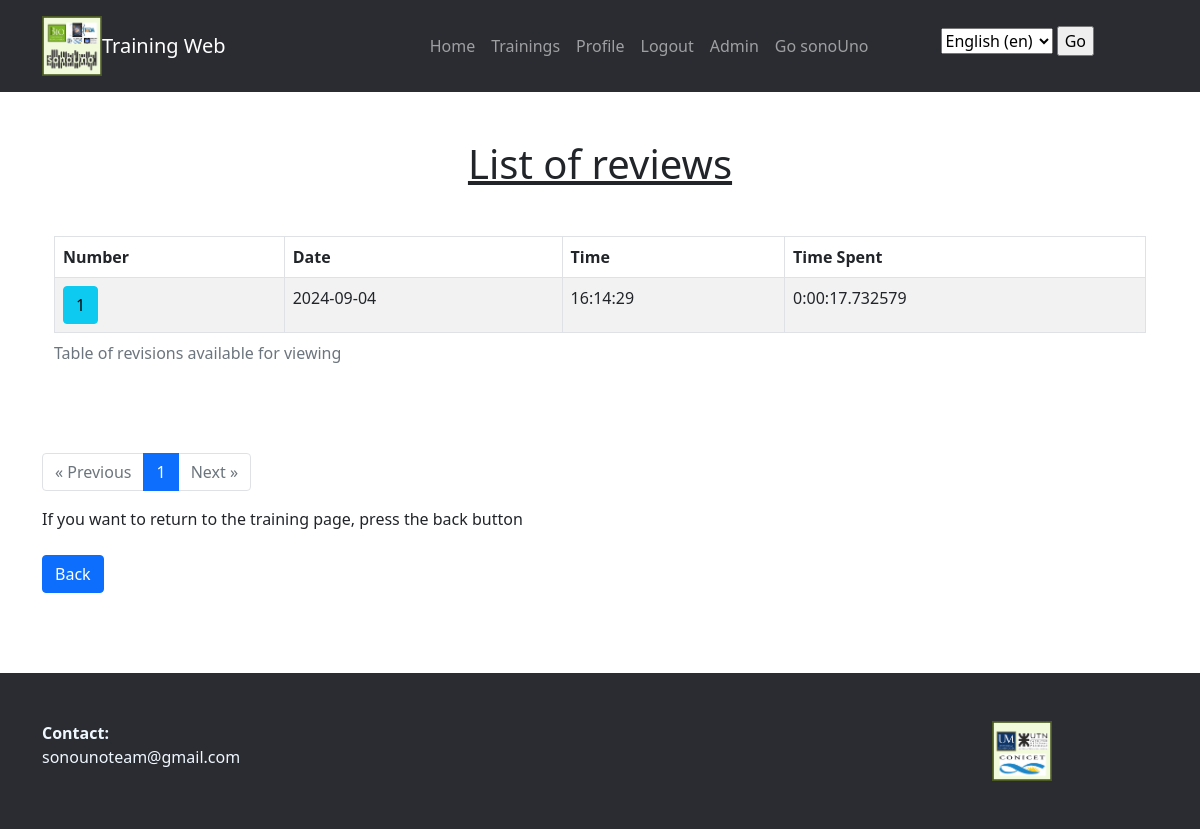
Page /en/trainingApp/reviewList/4/ (signed in) on the committed database.
### trainingApp/models.py (models this page shows, shortened)
class TraineeTraining(models.Model):
    training = models.ForeignKey(Training, on_delete=models.CASCADE)
    trainee = models.ForeignKey(Trainee, on_delete=models.CASCADE)
    pub_date = models.DateTimeField("upload date")
    state = models.CharField(max_length=100,default="in_progress")
    time_spent = models.DurationField(null=True, blank=True)

### trainingApp/views.py (the view)
# urls.py: path('reviewList/<int:training_id>/', login_required(views.ReviewListTT.as_view()), name="review_list_tt"),
class ReviewListTT(ListView):
    model = TraineeTraining
    template_name = "trainingApp/review_list_tt.html"
    context_object_name = "trainee_training_list"
    paginate_by = 10  # Especifica la cantidad de objetos por página
    def get_queryset(self):
        training_id = self.kwargs['training_id']
        queryset = TraineeTraining.objects.filter(
            training_id=training_id,
            trainee_id=self.request.user.trainee.id,
            state = "Completed"
        )
        for i, trainee_training in enumerate(queryset, start=1):
            trainee_training.item_number = i
        queryset = sorted(queryset, key=attrgetter('item_number'), reverse=True)
        return queryset
    def get_context_data(self, **kwargs):
        context = super().get_context_data(**kwargs)
        return context

### trainingApp/templates/trainingApp/review_list_tt.html (shortened to what this page needs)
{% extends "base.html" %}
{% load i18n %}
{% block content %}
{% load tz %}
<!-- SQLite almacena las fechas y horas en formato UTC, pero no almacena la información de la zona horaria.
    Django asume que las fechas y horas almacenadas en la base de datos son UTC y las convierte automáticamente a la zona horaria configurada en settings.py
    la biblioteca de zona horaria con {% load tz %} se usa al principio de la plantilla para poder utilizar el filtro timezone. -->
<main class="mt-5">
    <h1>{% trans 'List of reviews' %}</h1>
    <div class="container">
        {% if trainee_training_list %}
            <table class="table table-striped table-bordered">
                <thead>
                    <tr>
                        <th>{% trans 'Number' %}</th>
                        <th>{% trans 'Date' %}</th>
                        <th>{% trans 'Time' %}</th>
                        <th>{% trans 'Time Spent' %}</th>
                    </tr>
                </thead>
                <tbody>
                    {% for trainee_training in trainee_training_list %}
                        <tr>
                            <td>
                                <a href="{% url 'trainingApp:review_block' trainee_training.id %}" class="btn btn-info"> {{ trainee_training.item_number }}</a>
                            </td>
                            <td>{{ trainee_training.pub_date|timezone:"America/Buenos_Aires"|date:"Y-m-d" }}</td>
                            <td>{{ trainee_training.pub_date|timezone:"America/Buenos_Aires"|time:"H:i:s" }}</td>
                            <td>{{ trainee_training.time_spent }}</td>
                        </tr>
                    {% endfor %}
                </tbody>
            </table>
        {% else %}
            {% blocktrans %}
            <p class="lead">
                Sorry, no reviews available.
            </p>
            {% endblocktrans %}
        {% endif %}
    </div>
</main>
<div class="mt-4">
    <nav aria-label="Page navigation">
        <ul class="pagination">
            {% if page_obj.has_previous %}
                <li class="page-item">
                    <a href="?page={{ page_obj.previous_page_number }}" class="page-link" aria-label="Previous">
                        <span aria-hidden="true">&laquo; {% trans 'Previous' %}</span>
                    </a>
                </li>
            {% else %}
                <li class="page-item disabled">
                    <span class="page-link" aria-hidden="true">&laquo; {% trans 'Previous' %}</span>
                </li>
            {% endif %}
            {% for i in paginator.page_range %}
                <li class="page-item {% if i == page_obj.number %} active {% endif %}">
                    <a href="?page={{ i }}" class="page-link">{{ i }}</a>
                </li>
            {% endfor %}
            {% if page_obj.has_next %}
                <li class="page-item">
                    <a href="?page={{ page_obj.next_page_number }}" class="page-link" aria-label="Next">
                        <span aria-hidden="true">{% trans 'Next' %} &raquo;</span>
                    </a>
                </li>
            {% else %}
                <li class="page-item disabled">
                    <span class="page-link" aria-hidden="true">{% trans 'Next' %} &raquo;</span>
                </li>
            {% endif %}
        </ul>
    </nav>
</div>
<div class="mt-4">
    <a href="{% url 'trainingApp:training_List' %}" class="btn btn-primary">{% trans 'Back' %}</a>
</div>
{% endblock %}

### trainingApp/static/trainingApp/style/style.css (style rules this page uses)
main { margin-top: 3rem; margin-bottom: 5rem; }
h1 { text-align: center; text-decoration-line: underline; margin-bottom: 3rem; }

### rows in the picture
TraineeTraining: item_number "1", pub_date "2024-09-04", pub_date "16:14:29", time_spent "0:00:17.732579"

### other values in the picture
{{ i }} "1"
form field language "English (en)"
